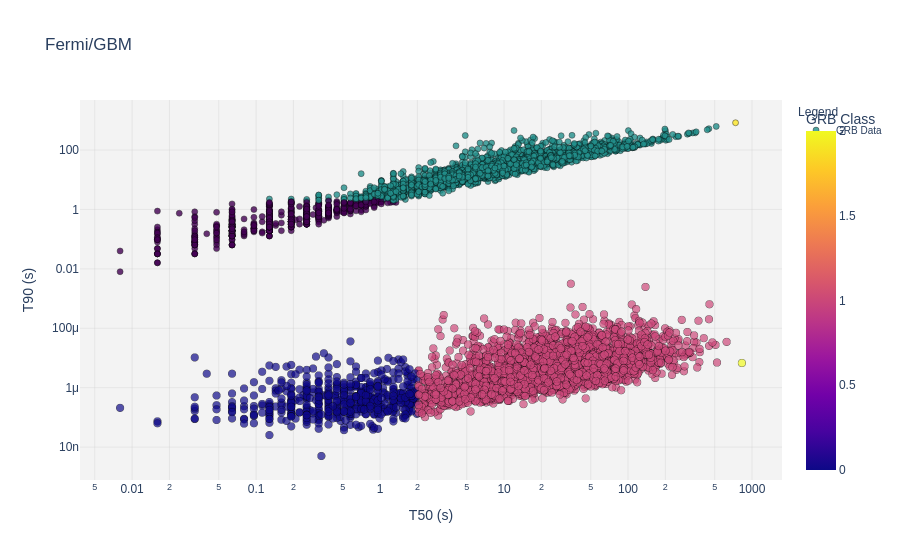

Notebook cell for this chart:
### Code cell
import pandas as pd
import plotly.express as px
import plotly.graph_objects as go 

df = pd.read_csv("fermi.csv")

fig.add_trace(go.Scatter(
    x=df["t50"],
    y=df["t90"],

    mode='markers',
    marker=dict(
        size=6,  
        color=df["Classified"],  
        colorscale="Viridis",   # Gradient color scale
        opacity=0.8,
        line=dict(width=0.5, color='black')  # Thin border around markers
    ),
    name='GRB Data'
))

fig.update_layout(
    
    xaxis=dict(
        title="T50 (s)",
        gridcolor='rgba(200, 200, 200, 0.3)',
        zerolinecolor='rgba(0, 0, 0, 0.5)',
        type="log"  # Logarithmic scale for x-axis
    ),
    yaxis=dict(
        title="T90 (s)",
        gridcolor='rgba(200, 200, 200, 0.3)',
        zerolinecolor='rgba(0, 0, 0, 0.5)',
        type="log"  # Logarithmic scale for y-axis
    ),
    template="plotly_white",
    plot_bgcolor='rgba(240, 240, 240, 0.8)',
    legend=dict(title="Legend", font=dict(size=10)),
    font=dict(family="Arial, sans-serif", size=12)
)

fig.show()

### Figure 1 — Plotly figure (JSON) as saved in the notebook; plotly's stock layout.template omitted (floating-point values rounded to 4 significant figures; data arrays with more than 128 entries replaced by an {"elided": "..."} marker saying what was removed)
{"data": [{"hovertemplate": "T90 (s)=%{x}<br>Fluence (erg/cm²)=%{y}<br>GRB Class=%{marker.color}<extra></extra>", "legendgroup": "", "marker": {"color": {"elided": "3583 int values"}, "coloraxis": "coloraxis", "line": {"color": "black", "width": 0.5}, "opacity": 0.7, "size": 8, "symbol": "circle"}, "mode": "markers", "name": "", "showlegend": false, "type": "scattergl", "x": {"elided": "3583 float values"}, "xaxis": "x", "y": {"elided": "3583 float values"}, "yaxis": "y"}, {"marker": {"color": {"elided": "3583 int values"}, "colorscale": [[0, "#440154"], [0.1111, "#482878"], [0.2222, "#3e4989"], [0.3333, "#31688e"], [0.4444, "#26828e"], [0.5556, "#1f9e89"], [0.6667, "#35b779"], [0.7778, "#6ece58"], [0.8889, "#b5de2b"], [1, "#fde725"]], "line": {"color": "black", "width": 0.5}, "opacity": 0.8, "size": 6}, "mode": "markers", "name": "GRB Data", "type": "scatter", "x": {"elided": "3583 float values"}, "y": {"elided": "3583 float values"}}], "layout": {"coloraxis": {"colorbar": {"title": {"text": "GRB Class"}}, "colorscale": [[0, "#0d0887"], [0.1111, "#46039f"], [0.2222, "#7201a8"], [0.3333, "#9c179e"], [0.4444, "#bd3786"], [0.5556, "#d8576b"], [0.6667, "#ed7953"], [0.7778, "#fb9f3a"], [0.8889, "#fdca26"], [1, "#f0f921"]]}, "font": {"family": "Arial, sans-serif", "size": 12}, "legend": {"font": {"size": 10}, "title": {"text": "Legend"}, "tracegroupgap": 0}, "plot_bgcolor": "rgba(240, 240, 240, 0.8)", "title": {"text": "Fermi/GBM"}, "xaxis": {"anchor": "y", "domain": [0, 1], "gridcolor": "rgba(200, 200, 200, 0.3)", "title": {"text": "T50 (s)"}, "type": "log", "zerolinecolor": "rgba(0, 0, 0, 0.5)"}, "yaxis": {"anchor": "x", "domain": [0, 1], "gridcolor": "rgba(200, 200, 200, 0.3)", "title": {"text": "T90 (s)"}, "type": "log", "zerolinecolor": "rgba(0, 0, 0, 0.5)"}}}
